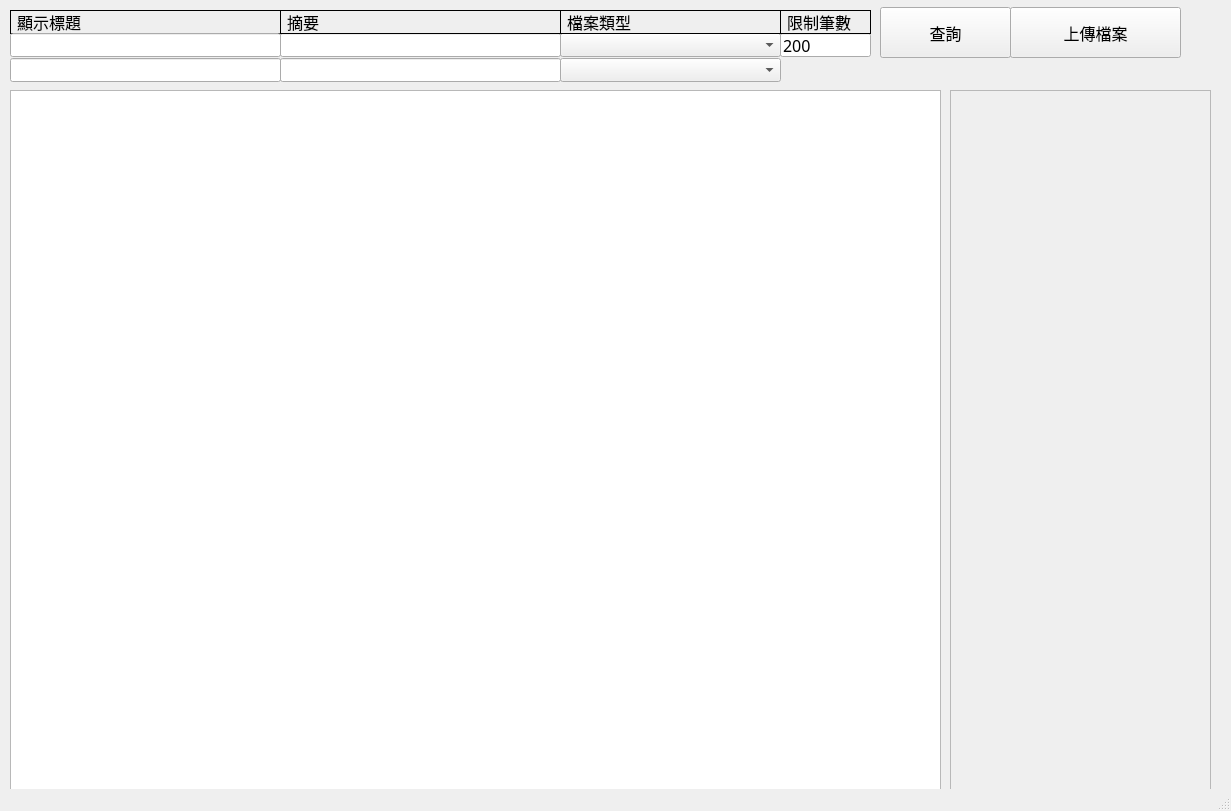
<?xml version="1.0" encoding="UTF-8"?>
<ui version="4.0">
 <class>MainWindow</class>
 <widget class="QMainWindow" name="MainWindow">
  <property name="geometry">
   <rect>
    <x>0</x>
    <y>0</y>
    <width>1231</width>
    <height>811</height>
   </rect>
  </property>
  <property name="windowTitle">
   <string>MainWindow</string>
  </property>
  <widget class="QWidget" name="centralwidget">
   <widget class="QTableWidget" name="treeView">
    <property name="geometry">
     <rect>
      <x>10</x>
      <y>90</y>
      <width>931</width>
      <height>701</height>
     </rect>
    </property>
    <property name="sizePolicy">
     <sizepolicy hsizetype="Expanding" vsizetype="Expanding">
      <horstretch>1</horstretch>
      <verstretch>0</verstretch>
     </sizepolicy>
    </property>
    <property name="font">
     <font>
      <family>新細明體</family>
      <pointsize>12</pointsize>
     </font>
    </property>
    <property name="styleSheet">
     <string notr="true">QTableWidget {
    alternate-background-color: #f2f2f2; /* 隔行背景顏色 */
    selection-background-color: #0078d7;  /* 選擇背景顏色 */
}
QHeaderView::section {
    background-color: #f0f0f0; /* 表頭背景顏色 */
}</string>
    </property>
    <property name="alternatingRowColors">
     <bool>true</bool>
    </property>
    <property name="columnCount">
     <number>0</number>
    </property>
    <attribute name="verticalHeaderDefaultSectionSize">
     <number>24</number>
    </attribute>
   </widget>
   <widget class="QScrollArea" name="scrollArea">
    <property name="geometry">
     <rect>
      <x>950</x>
      <y>90</y>
      <width>261</width>
      <height>701</height>
     </rect>
    </property>
    <property name="sizePolicy">
     <sizepolicy hsizetype="Expanding" vsizetype="Expanding">
      <horstretch>2</horstretch>
      <verstretch>0</verstretch>
     </sizepolicy>
    </property>
    <property name="focusPolicy">
     <enum>Qt::NoFocus</enum>
    </property>
    <property name="widgetResizable">
     <bool>true</bool>
    </property>
    <widget class="QWidget" name="scrollAreaWidgetContents">
     <property name="geometry">
      <rect>
       <x>0</x>
       <y>0</y>
       <width>259</width>
       <height>699</height>
      </rect>
     </property>
     <widget class="QLabel" name="label_preview">
      <property name="geometry">
       <rect>
        <x>100</x>
        <y>20</y>
        <width>58</width>
        <height>15</height>
       </rect>
      </property>
      <property name="text">
       <string/>
      </property>
      <property name="alignment">
       <set>Qt::AlignLeading|Qt::AlignLeft|Qt::AlignVCenter</set>
      </property>
     </widget>
    </widget>
   </widget>
   <widget class="QComboBox" name="w_content_type">
    <property name="geometry">
     <rect>
      <x>560</x>
      <y>33</y>
      <width>221</width>
      <height>24</height>
     </rect>
    </property>
    <property name="font">
     <font>
      <family>新細明體</family>
      <pointsize>12</pointsize>
     </font>
    </property>
    <property name="styleSheet">
     <string notr="true"/>
    </property>
   </widget>
   <widget class="QLabel" name="label_5">
    <property name="geometry">
     <rect>
      <x>10</x>
      <y>10</y>
      <width>271</width>
      <height>24</height>
     </rect>
    </property>
    <property name="font">
     <font>
      <family>新細明體</family>
      <pointsize>12</pointsize>
     </font>
    </property>
    <property name="contextMenuPolicy">
     <enum>Qt::PreventContextMenu</enum>
    </property>
    <property name="styleSheet">
     <string notr="true">QLabel {
    border: 1px solid black; /* 邊框粗細與顏色 */
    padding: 2px;           /* 內邊距 */
}</string>
    </property>
    <property name="text">
     <string>顯示標題</string>
    </property>
    <property name="scaledContents">
     <bool>false</bool>
    </property>
   </widget>
   <widget class="QLineEdit" name="w_counts">
    <property name="geometry">
     <rect>
      <x>780</x>
      <y>33</y>
      <width>91</width>
      <height>24</height>
     </rect>
    </property>
    <property name="font">
     <font>
      <family>新細明體</family>
      <pointsize>12</pointsize>
     </font>
    </property>
    <property name="text">
     <string>200</string>
    </property>
   </widget>
   <widget class="QLabel" name="label_12">
    <property name="geometry">
     <rect>
      <x>560</x>
      <y>10</y>
      <width>221</width>
      <height>24</height>
     </rect>
    </property>
    <property name="font">
     <font>
      <family>新細明體</family>
      <pointsize>12</pointsize>
     </font>
    </property>
    <property name="contextMenuPolicy">
     <enum>Qt::PreventContextMenu</enum>
    </property>
    <property name="styleSheet">
     <string notr="true">QLabel {
    border: 1px solid black; /* 邊框粗細與顏色 */
    padding: 2px;           /* 內邊距 */
}</string>
    </property>
    <property name="text">
     <string>檔案類型</string>
    </property>
    <property name="scaledContents">
     <bool>false</bool>
    </property>
   </widget>
   <widget class="QLineEdit" name="w_title">
    <property name="geometry">
     <rect>
      <x>10</x>
      <y>33</y>
      <width>271</width>
      <height>24</height>
     </rect>
    </property>
    <property name="font">
     <font>
      <family>新細明體</family>
      <pointsize>12</pointsize>
     </font>
    </property>
    <property name="text">
     <string/>
    </property>
   </widget>
   <widget class="QLabel" name="label_7">
    <property name="geometry">
     <rect>
      <x>780</x>
      <y>10</y>
      <width>91</width>
      <height>24</height>
     </rect>
    </property>
    <property name="font">
     <font>
      <family>新細明體</family>
      <pointsize>12</pointsize>
     </font>
    </property>
    <property name="contextMenuPolicy">
     <enum>Qt::PreventContextMenu</enum>
    </property>
    <property name="styleSheet">
     <string notr="true">QLabel {
    border: 1px solid black; /* 邊框粗細與顏色 */
    padding: 2px;           /* 內邊距 */
}</string>
    </property>
    <property name="text">
     <string>限制筆數</string>
    </property>
    <property name="scaledContents">
     <bool>false</bool>
    </property>
   </widget>
   <widget class="QLineEdit" name="w_summary">
    <property name="geometry">
     <rect>
      <x>280</x>
      <y>33</y>
      <width>281</width>
      <height>24</height>
     </rect>
    </property>
    <property name="font">
     <font>
      <family>新細明體</family>
      <pointsize>12</pointsize>
     </font>
    </property>
    <property name="text">
     <string/>
    </property>
   </widget>
   <widget class="QLabel" name="label_6">
    <property name="geometry">
     <rect>
      <x>280</x>
      <y>10</y>
      <width>281</width>
      <height>24</height>
     </rect>
    </property>
    <property name="font">
     <font>
      <family>新細明體</family>
      <pointsize>12</pointsize>
     </font>
    </property>
    <property name="contextMenuPolicy">
     <enum>Qt::PreventContextMenu</enum>
    </property>
    <property name="styleSheet">
     <string notr="true">QLabel {
    border: 1px solid black; /* 邊框粗細與顏色 */
    padding: 2px;           /* 內邊距 */
}</string>
    </property>
    <property name="text">
     <string>摘要</string>
    </property>
    <property name="scaledContents">
     <bool>false</bool>
    </property>
   </widget>
   <widget class="QPushButton" name="query">
    <property name="geometry">
     <rect>
      <x>880</x>
      <y>7</y>
      <width>131</width>
      <height>51</height>
     </rect>
    </property>
    <property name="font">
     <font>
      <family>新細明體</family>
      <pointsize>12</pointsize>
     </font>
    </property>
    <property name="focusPolicy">
     <enum>Qt::NoFocus</enum>
    </property>
    <property name="toolTip">
     <string/>
    </property>
    <property name="text">
     <string>查詢</string>
    </property>
   </widget>
   <widget class="QPushButton" name="addnew">
    <property name="geometry">
     <rect>
      <x>1010</x>
      <y>7</y>
      <width>171</width>
      <height>51</height>
     </rect>
    </property>
    <property name="font">
     <font>
      <family>新細明體</family>
      <pointsize>12</pointsize>
     </font>
    </property>
    <property name="focusPolicy">
     <enum>Qt::NoFocus</enum>
    </property>
    <property name="toolTip">
     <string/>
    </property>
    <property name="text">
     <string>上傳檔案</string>
    </property>
   </widget>
   <widget class="QLineEdit" name="f_summary">
    <property name="geometry">
     <rect>
      <x>280</x>
      <y>58</y>
      <width>281</width>
      <height>24</height>
     </rect>
    </property>
    <property name="font">
     <font>
      <family>新細明體</family>
      <pointsize>12</pointsize>
     </font>
    </property>
    <property name="text">
     <string/>
    </property>
   </widget>
   <widget class="QLineEdit" name="f_title">
    <property name="geometry">
     <rect>
      <x>10</x>
      <y>58</y>
      <width>271</width>
      <height>24</height>
     </rect>
    </property>
    <property name="font">
     <font>
      <family>新細明體</family>
      <pointsize>12</pointsize>
     </font>
    </property>
    <property name="text">
     <string/>
    </property>
   </widget>
   <widget class="QComboBox" name="f_content_type">
    <property name="geometry">
     <rect>
      <x>560</x>
      <y>58</y>
      <width>221</width>
      <height>24</height>
     </rect>
    </property>
    <property name="font">
     <font>
      <family>新細明體</family>
      <pointsize>12</pointsize>
     </font>
    </property>
    <property name="styleSheet">
     <string notr="true"/>
    </property>
   </widget>
  </widget>
  <widget class="QStatusBar" name="statusBar"/>
 </widget>
 <tabstops>
  <tabstop>w_title</tabstop>
  <tabstop>w_summary</tabstop>
  <tabstop>w_content_type</tabstop>
  <tabstop>w_counts</tabstop>
  <tabstop>f_title</tabstop>
  <tabstop>f_summary</tabstop>
  <tabstop>f_content_type</tabstop>
  <tabstop>treeView</tabstop>
  <tabstop>scrollArea</tabstop>
 </tabstops>
 <resources/>
 <connections/>
</ui>
